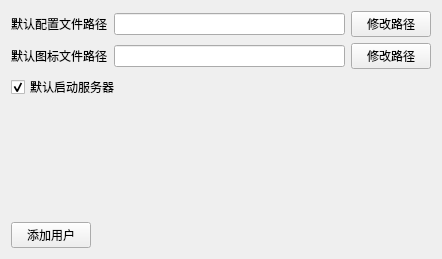
<?xml version="1.0" encoding="UTF-8"?>
<ui version="4.0">
 <class>QFormOptions</class>
 <widget class="QWidget" name="QFormOptions">
  <property name="geometry">
   <rect>
    <x>0</x>
    <y>0</y>
    <width>442</width>
    <height>259</height>
   </rect>
  </property>
  <property name="windowTitle">
   <string>选项</string>
  </property>
  <layout class="QVBoxLayout" name="verticalLayout">
   <item>
    <layout class="QHBoxLayout" name="horizontalLayout">
     <item>
      <widget class="QLabel" name="label">
       <property name="text">
        <string>默认配置文件路径</string>
       </property>
      </widget>
     </item>
     <item>
      <widget class="QLineEdit" name="lineEdit_ConfigFilePath"/>
     </item>
     <item>
      <widget class="QPushButton" name="pushButton_ConfigFile">
       <property name="text">
        <string>修改路径</string>
       </property>
      </widget>
     </item>
    </layout>
   </item>
   <item>
    <layout class="QHBoxLayout" name="horizontalLayout_2">
     <item>
      <widget class="QLabel" name="label_2">
       <property name="text">
        <string>默认图标文件路径</string>
       </property>
      </widget>
     </item>
     <item>
      <widget class="QLineEdit" name="lineEdit_IconPath"/>
     </item>
     <item>
      <widget class="QPushButton" name="pushButton_Icon">
       <property name="text">
        <string>修改路径</string>
       </property>
      </widget>
     </item>
    </layout>
   </item>
   <item>
    <widget class="QCheckBox" name="checkBox">
     <property name="text">
      <string>默认启动服务器</string>
     </property>
     <property name="checked">
      <bool>true</bool>
     </property>
    </widget>
   </item>
   <item>
    <spacer name="verticalSpacer">
     <property name="orientation">
      <enum>Qt::Vertical</enum>
     </property>
     <property name="sizeHint" stdset="0">
      <size>
       <width>20</width>
       <height>126</height>
      </size>
     </property>
    </spacer>
   </item>
   <item>
    <layout class="QHBoxLayout" name="horizontalLayout_3">
     <item>
      <widget class="QPushButton" name="pushButton_2">
       <property name="text">
        <string>添加用户</string>
       </property>
      </widget>
     </item>
     <item>
      <spacer name="horizontalSpacer">
       <property name="orientation">
        <enum>Qt::Horizontal</enum>
       </property>
       <property name="sizeHint" stdset="0">
        <size>
         <width>40</width>
         <height>20</height>
        </size>
       </property>
      </spacer>
     </item>
    </layout>
   </item>
  </layout>
 </widget>
 <resources/>
 <connections/>
</ui>
